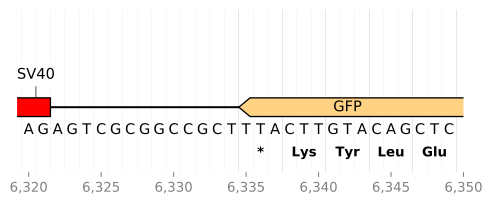

This figure's Python source:
from A_linear_plot import CustomTranslator

translator = CustomTranslator()
graphic_record = translator.translate_record("plasmid.gb")
cropped_record = graphic_record.crop((6320, 6350))
cropped_record.ticks_resolution = 5  # One tick every 5 nucleotides
ax, _ = cropped_record.plot(figure_width=6)
cropped_record.plot_sequence(ax, guides_intensity=0.2)
cropped_record.plot_translation(
    ax=ax, location=(6335, 6350, -1), fontdict={"weight": "bold"}
)
ax.figure.savefig("B_detail_plot.svg", bbox_inches="tight")
